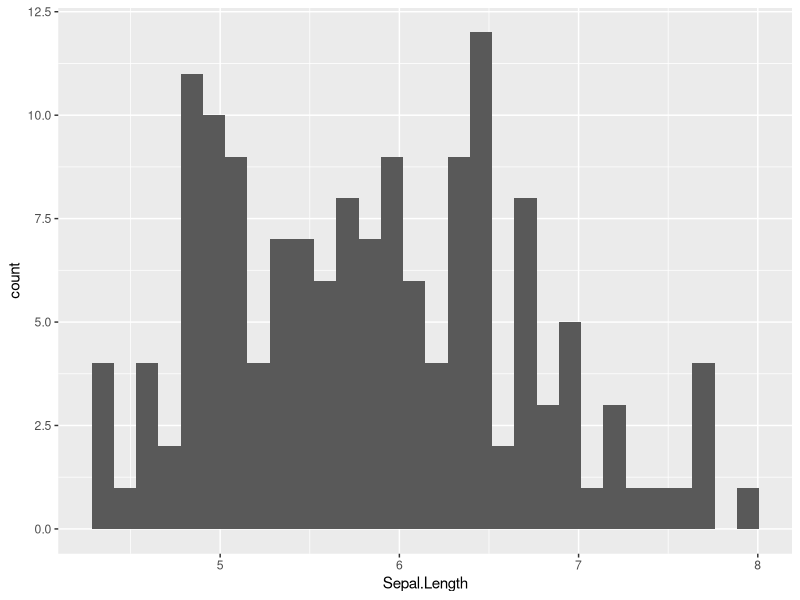
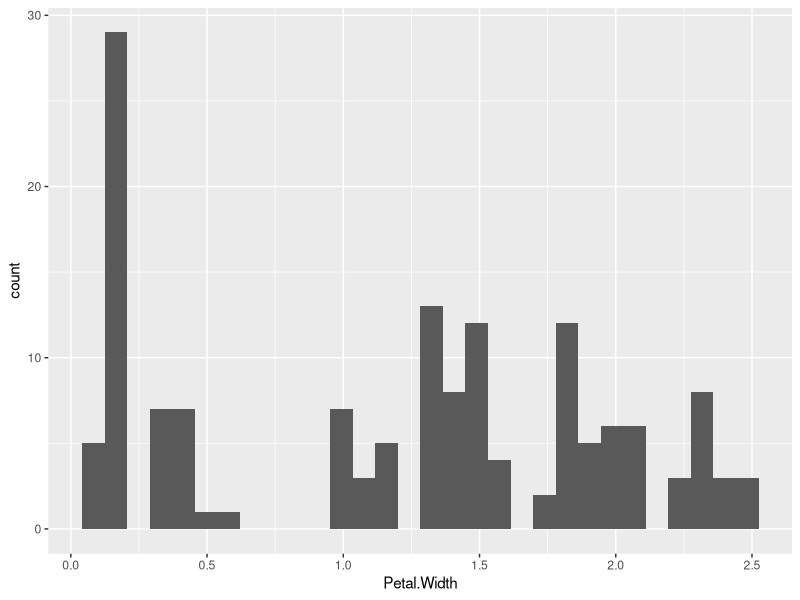
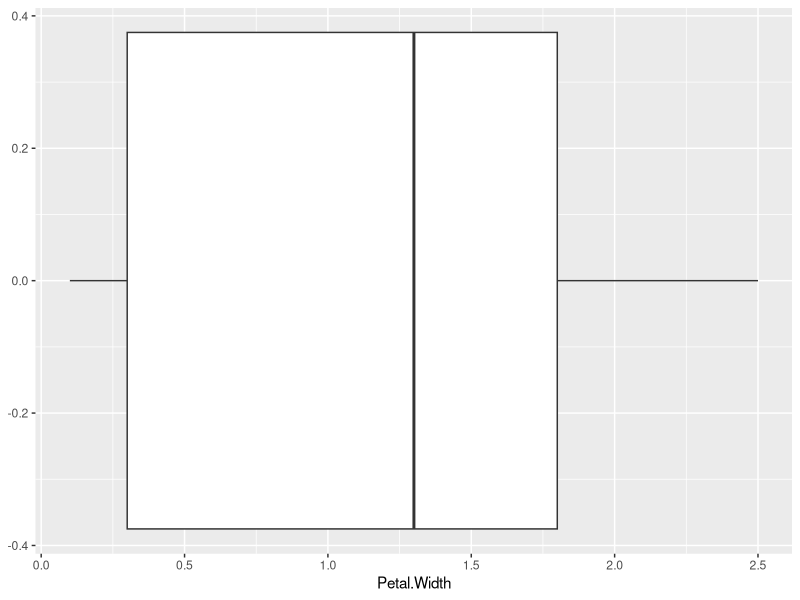
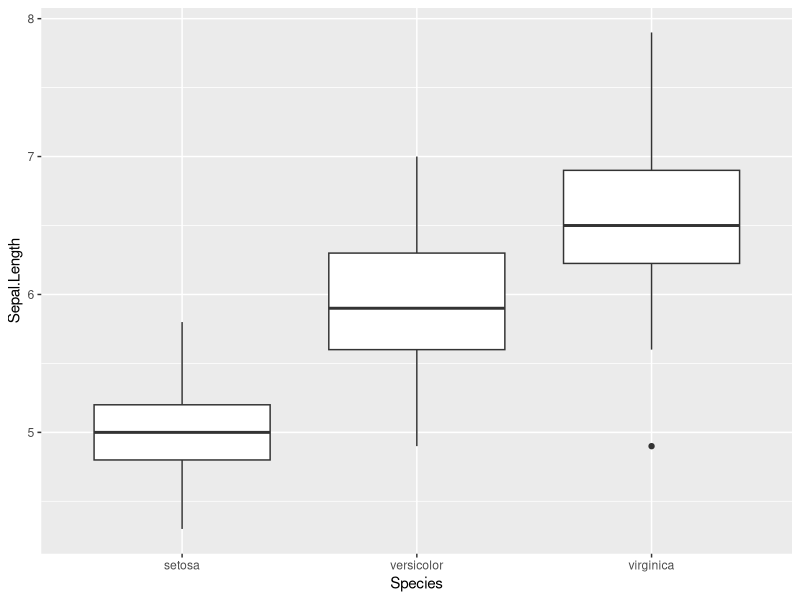
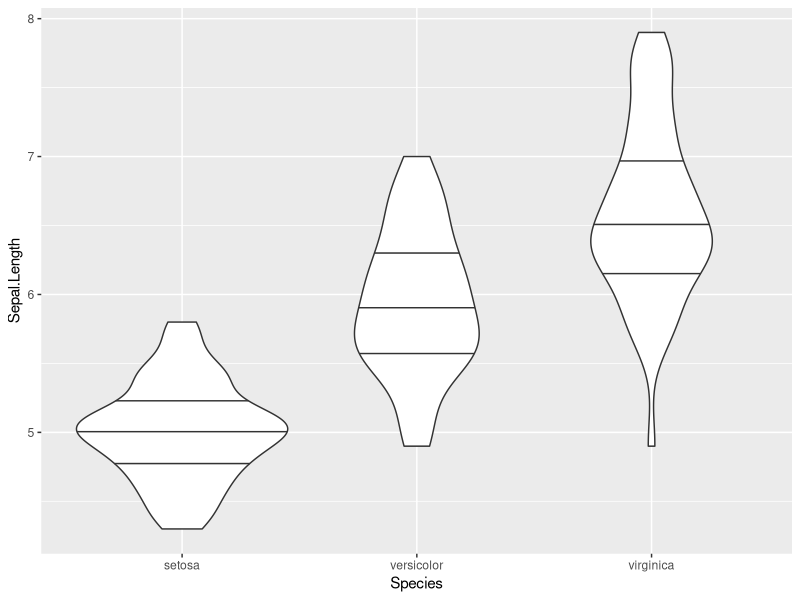
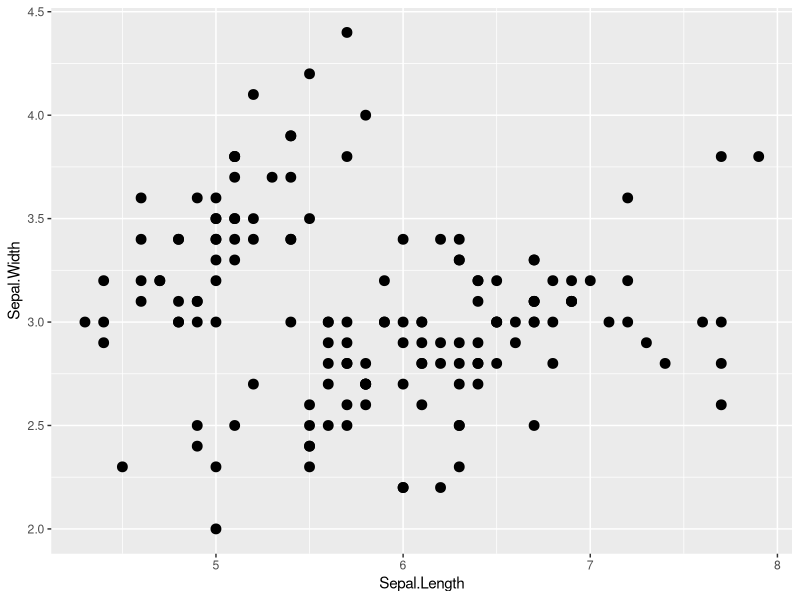
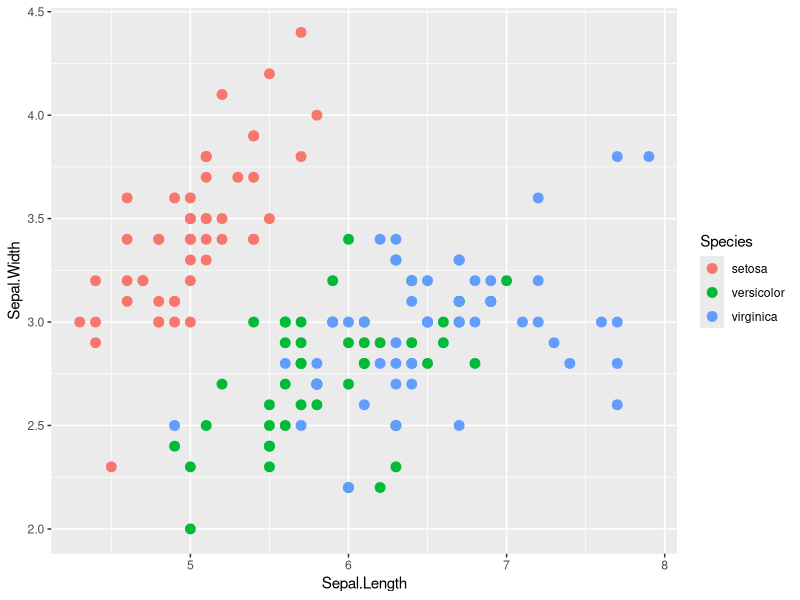
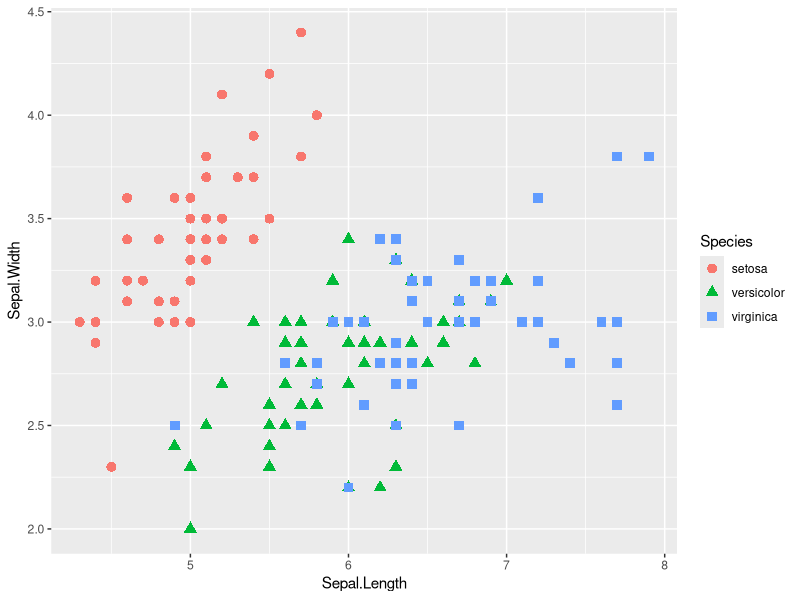

Here is the R script that generated these plots, in order:
## ---- chunk 1
library(ggplot2)
## ---- chunk 2
g <- ggplot(data=iris, aes(x=Sepal.Length))
g + geom_histogram()
## ---- chunk 3
g <- ggplot(data=iris, aes(x=Petal.Width))
g + geom_histogram()
## ---- chunk 4
g + geom_boxplot()
## ---- chunk 5
g <- ggplot(data=iris, aes(x=Species, y=Sepal.Length))
g + geom_boxplot()
## ---- chunk 6
g <- ggplot(data=iris, aes(x=Species, y=Sepal.Length))
g + geom_violin(draw_quantiles = c(0.25, 0.5, 0.75))
## ---- chunk 7
str(iris)
g <- ggplot(data=iris, aes(x=Sepal.Length, y=Sepal.Width))
g + geom_point(size = 3)
## ---- chunk 8
g + geom_point(aes(color=Species), size = 3)
## ---- chunk 9
g + geom_point(aes(color=Species, shape=Species), size = 3)
## ---- chunk 10
g + geom_point(aes(color=Species), size = 2) + facet_wrap(~Species, nrow = 1)
## ---- chunk 11
g + geom_point(aes(color=Species), size = 3) + facet_wrap(~Species, nrow = 1) + geom_smooth(method="lm")
## ---- chunk 12
ggsave("FacetsWithTrend.jpg")
